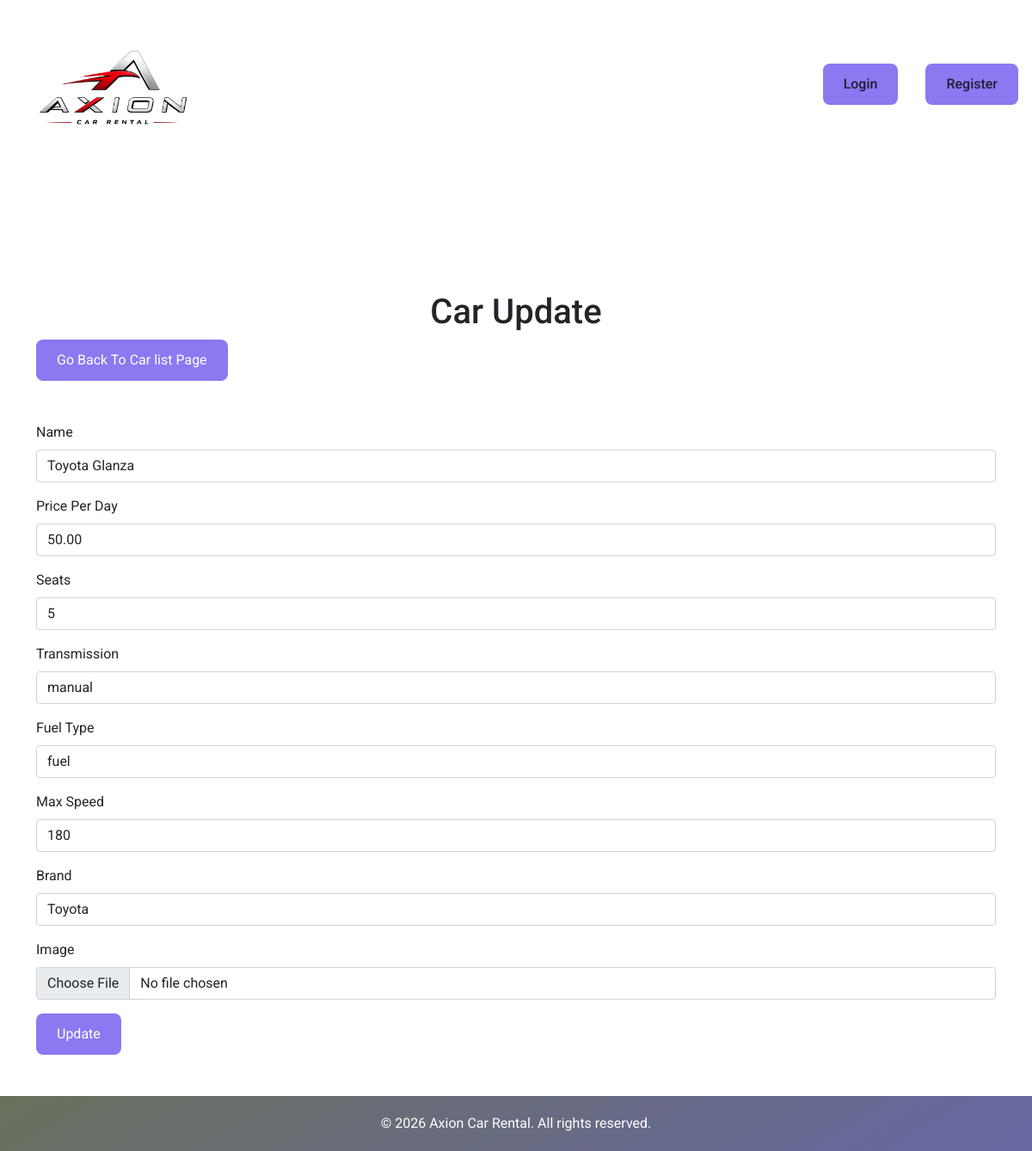
The page /car/update/13/ on the database its author committed.
### car/models.py (models this page shows, shortened)
class CarModel(models.Model):
    TRANSMISSION_CHOICES = [("auto", "automatic"), ("manual", "Manual")]
    FUEL_CHOICES = [("fuel", "Fuel"), ("electric", "Electric")]
    car_name = models.CharField(max_length=200)
    car_brand = models.ForeignKey(
        BrandModel, on_delete=models.CASCADE, null=True, blank=True
    )
    price_per_day = models.DecimalField(
        max_digits=10, decimal_places=2, null=True, blank=True
    )
    seats = models.IntegerField(null=True, blank=True)
    transmission = models.CharField(
        max_length=10, choices=TRANSMISSION_CHOICES, null=True, blank=True
    )
    fuel_type = models.CharField(
        max_length=10, choices=FUEL_CHOICES, null=True, blank=True
    )
    max_speed = models.IntegerField(null=True, blank=True)
    image = models.ImageField(upload_to="post_image", null=True, blank=True)
    created_at = models.DateTimeField(auto_now_add=True)
    updated_at = models.DateTimeField(auto_now=True)

class BrandModel(models.Model):
    name= models.CharField(max_length=200)
    created_at = models.DateTimeField(auto_now_add=True)
    updated_at = models.DateTimeField(auto_now=True)

### car/views.py (the view, shortened to what this page needs)
# urls.py: path("car/update/<int:pk>/", views.CarUpdate),
def CarUpdate(request, pk):
    brands = BrandModel.objects.all().order_by("-created_at")
    car = CarModel.objects.get(id=pk)
    if request.method == "GET":
        return render(request, "car_update.html", {"car": car, "brands": brands})

### templates/car_update.html (shortened to what this page needs)
{% extends 'components/base.html' %}
{% load static %}
{% block body %}
<h1 class="text-center">Car Update</h1>
<a href="/car/list/" class="btn btn-success">Go Back To Car list Page</a>
<form class="mt-5" method="POST" action="/car/update/{{car.id}}/" enctype="multipart/form-data">
    <div class="mb-3">
        <label class="form-label">Name</label>
        <input type="text" name="car_name" value="{{ car.car_name }}" class="form-control">
    </div>
    <div class="mb-3">
        <label class="form-label">Price Per Day</label>
        <input type="number" name="price_per_day" value="{{ car.price_per_day }}" class="form-control">
    </div>
    <div class="mb-3">
        <label class="form-label">Seats</label>
        <input type="number" name="seats" value="{{ car.seats }}" class="form-control">
    </div>
    <div class="mb-3">
        <label class="form-label">Transmission</label>
        <input type="text" name="transmission" value="{{ car.transmission }}" class="form-control">
    </div>
    <div class="mb-3">
        <label class="form-label">Fuel Type</label>
        <input type="text" name="fuel_type" value="{{ car.fuel_type }}" class="form-control">
    </div>
    <div class="mb-3">
        <label class="form-label">Max Speed</label>
        <input type="number" name="max_speed" value="{{ car.max_speed }}" class="form-control">
    </div>
    <div class="mb-3">
        <label class="form-label">Brand</label>
        <select class="form-control" name="car_brand">
            {% for brand in brands %}
            <option {% if brand.id == car.car_brand.id %}selected{% endif %} value="{{ brand.id }}">
                {{ brand.name }}
            </option>
            {% endfor %}
        </select>
    </div>
    <div class="mb-3">
        <label class="form-label">Image</label>
        <input type="file" name="image" class="form-control">
    </div>
    <button type="submit" class="btn btn-primary">Update</button>
</form>
{% endblock %}

### static/css/style.css (style rules this page uses)
:root { --primary-color: #8a79f0; --primary-color-dark: #2e2a40; --text-dark: #221e36; --text-light: #767268; --extra-light: #f1f2ff; --white: #ffffff; --max-width: 1200px; }
* { margin: 0; padding: 0; box-sizing: border-box; }
.btn { padding: 0.75rem 1.5rem; outline: none; border: none; font-size: 1rem; color: var(--white); background-color: var(--primary-color); border-radius: 0.5rem; transition: 0.3s; cursor: pointer; }
a { text-decoration: none; transition: 0.3s; }
html, body { scroll-behavior: smooth; }
body { font-family: "Roboto", sans-serif; }

### templates/components/base.html (style rules this page uses)
html, body { height: 100%; margin: 0; }

### rows shown on the page
CarModel: car_name "Toyota Glanza", price_per_day "50.00", seats "5", transmission "manual", fuel_type "fuel", max_speed "180", car_brand "Toyota"
